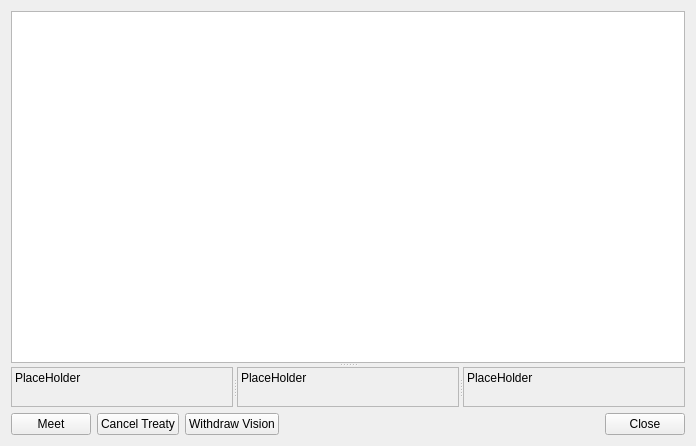
<?xml version="1.0" encoding="UTF-8"?>
<ui version="4.0">
 <class>PlayerWidget</class>
 <widget class="QWidget" name="PlayerWidget">
  <property name="geometry">
   <rect>
    <x>0</x>
    <y>0</y>
    <width>696</width>
    <height>446</height>
   </rect>
  </property>
  <property name="minimumSize">
   <size>
    <width>0</width>
    <height>0</height>
   </size>
  </property>
  <property name="windowTitle">
   <string>Dialog</string>
  </property>
  <layout class="QVBoxLayout" name="verticalLayout_2">
   <item>
    <layout class="QVBoxLayout" name="verticalLayout">
     <item>
      <widget class="QSplitter" name="splitter_2">
       <property name="orientation">
        <enum>Qt::Vertical</enum>
       </property>
       <property name="childrenCollapsible">
        <bool>false</bool>
       </property>
       <widget class="QTreeView" name="playerView">
        <property name="sizePolicy">
         <sizepolicy hsizetype="Preferred" vsizetype="Preferred">
          <horstretch>0</horstretch>
          <verstretch>0</verstretch>
         </sizepolicy>
        </property>
        <property name="minimumSize">
         <size>
          <width>0</width>
          <height>0</height>
         </size>
        </property>
        <property name="editTriggers">
         <set>QAbstractItemView::NoEditTriggers</set>
        </property>
        <property name="rootIsDecorated">
         <bool>false</bool>
        </property>
        <property name="itemsExpandable">
         <bool>false</bool>
        </property>
        <property name="sortingEnabled">
         <bool>true</bool>
        </property>
        <property name="allColumnsShowFocus">
         <bool>true</bool>
        </property>
        <property name="expandsOnDoubleClick">
         <bool>false</bool>
        </property>
        <attribute name="headerStretchLastSection">
         <bool>true</bool>
        </attribute>
       </widget>
       <widget class="QSplitter" name="splitter">
        <property name="orientation">
         <enum>Qt::Horizontal</enum>
        </property>
        <property name="childrenCollapsible">
         <bool>false</bool>
        </property>
        <widget class="QLabel" name="playerLabel">
         <property name="minimumSize">
          <size>
           <width>0</width>
           <height>0</height>
          </size>
         </property>
         <property name="frameShape">
          <enum>QFrame::StyledPanel</enum>
         </property>
         <property name="text">
          <string>PlaceHolder</string>
         </property>
         <property name="alignment">
          <set>Qt::AlignLeading|Qt::AlignLeft|Qt::AlignTop</set>
         </property>
         <property name="wordWrap">
          <bool>true</bool>
         </property>
        </widget>
        <widget class="QLabel" name="allyLabel">
         <property name="minimumSize">
          <size>
           <width>0</width>
           <height>0</height>
          </size>
         </property>
         <property name="frameShape">
          <enum>QFrame::StyledPanel</enum>
         </property>
         <property name="text">
          <string>PlaceHolder</string>
         </property>
         <property name="alignment">
          <set>Qt::AlignLeading|Qt::AlignLeft|Qt::AlignTop</set>
         </property>
         <property name="wordWrap">
          <bool>true</bool>
         </property>
        </widget>
        <widget class="QLabel" name="techLabel">
         <property name="minimumSize">
          <size>
           <width>0</width>
           <height>0</height>
          </size>
         </property>
         <property name="frameShape">
          <enum>QFrame::StyledPanel</enum>
         </property>
         <property name="text">
          <string>PlaceHolder</string>
         </property>
         <property name="alignment">
          <set>Qt::AlignLeading|Qt::AlignLeft|Qt::AlignTop</set>
         </property>
         <property name="wordWrap">
          <bool>true</bool>
         </property>
        </widget>
       </widget>
      </widget>
     </item>
     <item>
      <layout class="QHBoxLayout" name="horizontalLayout">
       <item>
        <widget class="QPushButton" name="meetButton">
         <property name="text">
          <string>Meet</string>
         </property>
        </widget>
       </item>
       <item>
        <widget class="QPushButton" name="cancelTreatyButton">
         <property name="text">
          <string>Cancel Treaty</string>
         </property>
        </widget>
       </item>
       <item>
        <widget class="QPushButton" name="withdrawVisionButton">
         <property name="text">
          <string>Withdraw Vision</string>
         </property>
        </widget>
       </item>
       <item>
        <spacer name="horizontalSpacer">
         <property name="orientation">
          <enum>Qt::Horizontal</enum>
         </property>
         <property name="sizeHint" stdset="0">
          <size>
           <width>40</width>
           <height>20</height>
          </size>
         </property>
        </spacer>
       </item>
       <item>
        <widget class="QPushButton" name="closeButton">
         <property name="text">
          <string>Close</string>
         </property>
         <property name="icon">
          <iconset theme="dialog-close">
           <normaloff>.</normaloff>.</iconset>
         </property>
        </widget>
       </item>
      </layout>
     </item>
    </layout>
   </item>
  </layout>
 </widget>
 <resources/>
 <connections/>
</ui>
